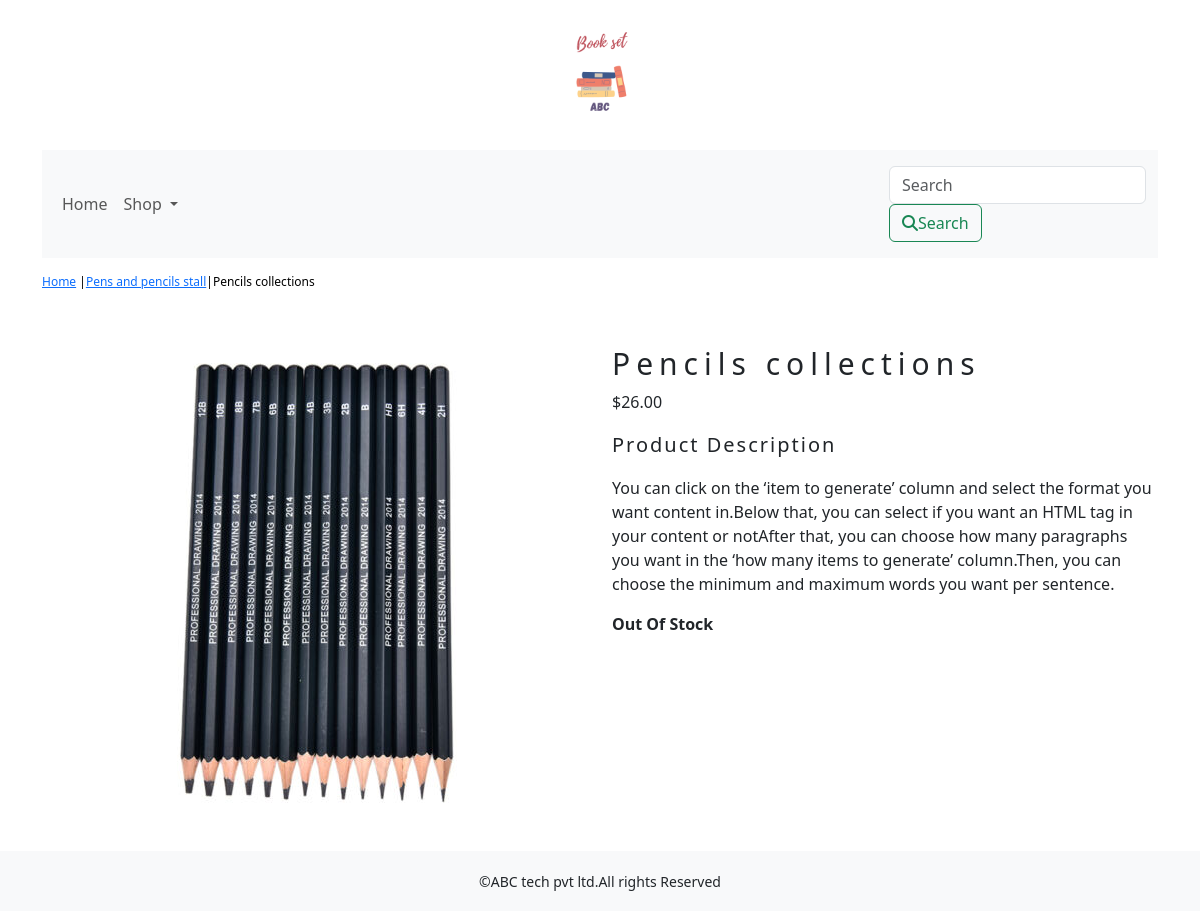
The app's page /shop/pens-and-pencils-stall/pencils-collections/ with its own data.
### shop/models.py (models this page shows, shortened)
class Product(models.Model):
    name = models.CharField(max_length=250, unique=True)
    slug = models.SlugField(max_length=250, unique=True)
    description = models.TextField(blank=True)
    image = models.ImageField(upload_to='product')
    price=models.DecimalField(max_digits=10,decimal_places=2)
    stock=models.IntegerField()
    available=models.BooleanField(default=True)
    category=models.ForeignKey(Category,on_delete=models.CASCADE)
    created=models.DateTimeField(auto_now_add=True)
    updated=models.DateTimeField(auto_now=True)
    class Meta:
        ordering=('name',)
        verbose_name='product'
        verbose_name_plural='products'

class Category(models.Model):
    name=models.CharField(max_length=250,unique=True)
    slug=models.SlugField(max_length=250,unique=True)
    description=models.TextField(blank=True)
    image=models.ImageField(upload_to='category')
    class Meta:
        ordering=('name',)
        verbose_name='category'
        verbose_name_plural='categories'
    def get_url(self):
        return reverse('shop:product_by_category',args=[self.slug])
    def __str__(self):
        return '{}'.format(self.name)

### shop/views.py (the view)
# urls.py: path('<slug:c_slug>/<slug:product_slug>/',views.proDetail,name='prodCatdetail'),
def proDetail(request,c_slug,product_slug):
    try:
        product=Product.objects.get(category__slug=c_slug,slug=product_slug)
    except Exception as e:
        raise e
    return render(request,'product.html',{'product':product})

### cart/context_processors.py (called while the page is built)
def counter(request):
    item_count=0
    if 'admin' in request.path:
        return {}
    else:
        try:
            cart=Cart.objects.filter(cart_id=_cart_id(request))
            cart_items=CartItem.objects.all().filter(cart=cart[:1])
            for cart_item in cart_items:
                item_count += cart_item.quantity
        except Cart.DoesNotExist:
            item_count =0
    return dict(item_count=item_count)

### cart/views.py (called while the page is built)
def _cart_id(request):
    cart=request.session.session_key
    if not cart:
        cart=request.session.create()
    return cart

### shop/context_processors.py (called while the page is built)
def menu_links(request):
    links=Category.objects.all()
    return dict(links=links)

### template/product.html (shortened to what this page needs)
{% extends 'base.html' %}
{% load static %}
{% block content %}
<div class="row my_prod_row_class">
    <div class="mx_auto">
        <p><a href="{% url 'shop:allProdCat' %}">Home</a> |<a href="{{product.category.get_url}}">{{product.category}}</a>|{{product.name}} </p>
    </div>
<div class="container">
<br>
<div class="row">
    <div class="col-12 col-sm-12 col-md-12 col-lg-6 text-center">
        <div style="min-width:18rem">
            <img src="{{product.image.url}}" alt="{{product.name}}">
        </div>
    </div>
        <div class="col-12 col-sm-12 col-md-12 col-lg-6">
            <div>
            <h1 class="my_prod_title">{{product.name}}</h1>
            <p>${{product.price}}</p>
            <p class="my_title">Product Description</p>
            <p class="text-justify my_prod_text">{{product.description}}</p>
            {% if product.stock <= 0 %}
            <p class="text-justify my_prod_text"><b>Out Of Stock</b></p>
            {% else %}
            <a class="btn btn-secondary" href="{% url 'cart:add_cart' product.id %}">Add to Cart</a>
            {% endif %}
        </div>
</div>
    </div>
</div>
</div>
{% endblock %}

### static/css/custom.css (style rules this page uses)
body { font-family: 'Barlow', sans-serif; font-family: 'Bitter', serif; font-family: 'Roboto', sans-serif; }
.my_title { font-size:20px; text_transform:uppercase; letter-spacing : .1em; }
.my_prod_row_class { padding-top:15px; padding-bottom:20px; }
.my_prod_row_class .mx_auto { color:#000; font-size:12px; text-decoration:none; }
.my_prod_title { font-size:30px; text_transform:uppercase; letter-spacing:.2em; padding-top:15px; padding-bottom-10px; }
.my_prod_text { padding-right:20px font-size:20px; }

### records on screen
Product: category "Pens and pencils stall", name "Pencils collections", image (picture), price "26.00", description "You can click on the ‘item to generate’ column and select the format you want content in.Below that, you can select if you want an HTML tag in your content or notAfter that, you can choose how many paragraphs you want in the ‘how many items to generate’ column.Then, you can choose the minimum and maximum words you want per sentence."
